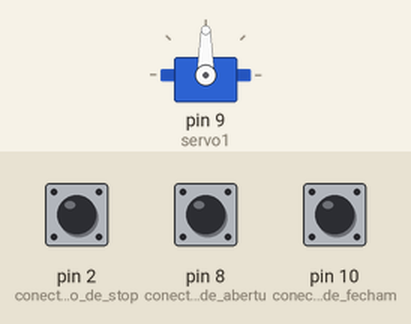
Simulated run of this sketch. Board: Arduino Uno, built with avr-gcc and run on an emulated ATmega328P. Shown: servo. Inputs (shaded band) come from the test bench; at power-on: pin 8 (conecta_o_botão_de_abertu) LOW, pin 10 (conecta_o_botão_de_fecham) LOW, pin 2 (conecta_o_botão_de_stop) LOW.

Above: at 1.2 s.
1.3 s: pin 8 (conecta_o_botão_de_abertu) pulled HIGH for 0.15 s
At 1.92 s:
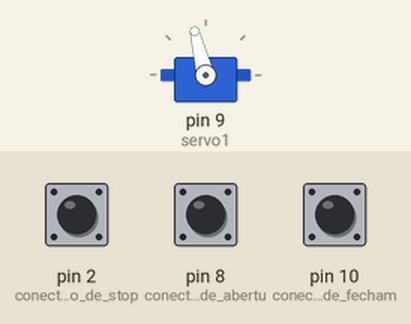
4.3 s: pin 10 (conecta_o_botão_de_fecham) pulled HIGH for 0.15 s
At 4.39 s:
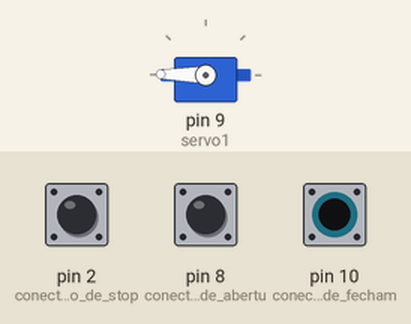
7.4 s: pin 8 (conecta_o_botão_de_abertu) pulled HIGH for 1 s
11.4 s: pin 10 (conecta_o_botão_de_fecham) pulled HIGH for 1 s
15.4 s: pin 2 (conecta_o_botão_de_stop) pulled HIGH for 0.15 s
At 15.4 s:
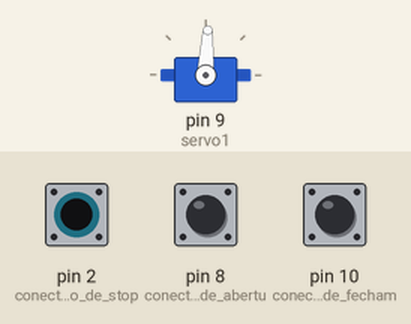
17.0 s: pin 10 (conecta_o_botão_de_fecham) pulled HIGH for 0.15 s
At 20.6 s:
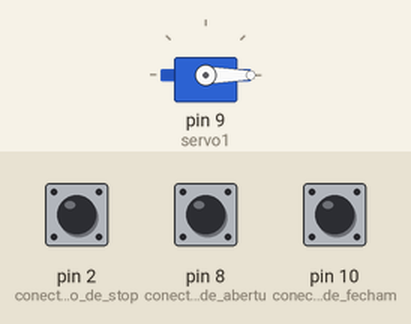
Timing chart, 0 to 21.0 s (numbered marks = the images above; inputs shaded):
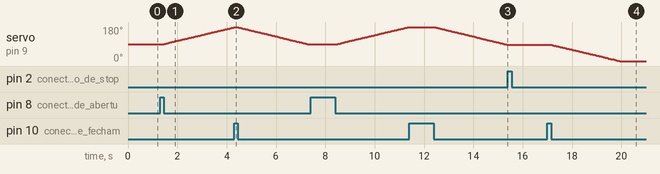

Measured:
- after the input at 1.3 s, servo on pin 9 (servo1): moves from 90° to 178° over 2.8 s, starting after 0.17 s
- after the input at 11.4 s, servo on pin 9 (servo1): moves from 180° to 87° over 2.9 s, starting after 1.0 s
- after the input at 15.4 s, servo on pin 9 (servo1): stays 87° (without the input it goes to 85° after 0.01 s)
- after the input at 17.0 s, servo on pin 9 (servo1): moves from 87° to 0° over 2.8 s, starting after 0.17 s

The sketch:

Prog-garra-1.ino
```cpp
#include <Servo.h>
#include <VarSpeedServo.h>

Servo servo1; //cria um novo objeto servo

void setup (){

  pinMode(8, INPUT);// conecta o botão de abertura
  pinMode(10, INPUT); // conecta o botão de fechamento
  pinMode(2, INPUT);// conecta o botão de stop
  servo1.attach(9); //conecta o objeto servo1 ao pino 9

}//fim setup

void loop(){

  if (digitalRead(8) == HIGH){
  	servo1.write(180,20); // envia sinal para o servo fechar  com tempo 20
  }
  if (digitalRead(10) == HIGH){
 	  servo1.write(0,20); // envia sinal para o servo abrir com tempo 20
  }
  if (digitalRead (2) == HIGH) {
    servo1.stop();  // Para o servo na posição
  }
  delay(15); //aguarda movimento do servo

}
```
